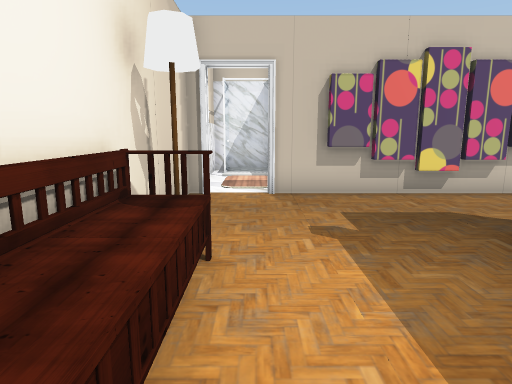
View 1 (above)

16 first-person views from a walk through a scene from a Unity 3-D project. The camera is 1.4 m above the floor, tilts 10° down and sees 75° across. Doors are open. The floor is counted in squares, 1 m on a side. Each view is taken from the middle of a square. On the plan, view 1 faces up. The plan holds only what a view shows up to about 15 squares ahead; the rest is blank. The place goes on beyond the plan. Some surface patterns are stand-ins.

View 2
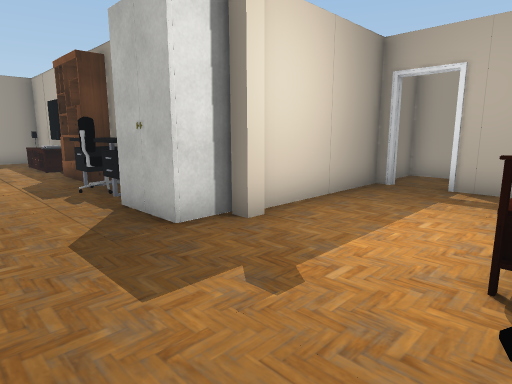

View 3
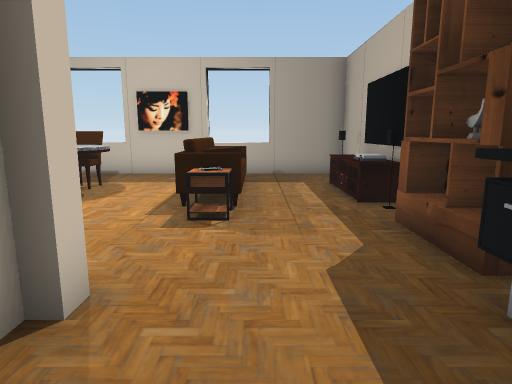

View 4
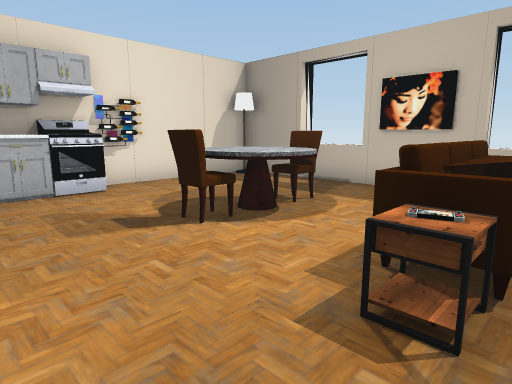

View 5
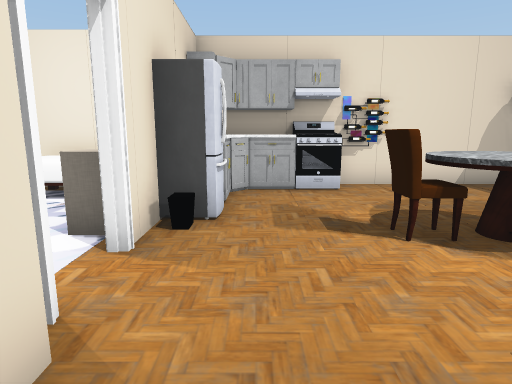

View 6
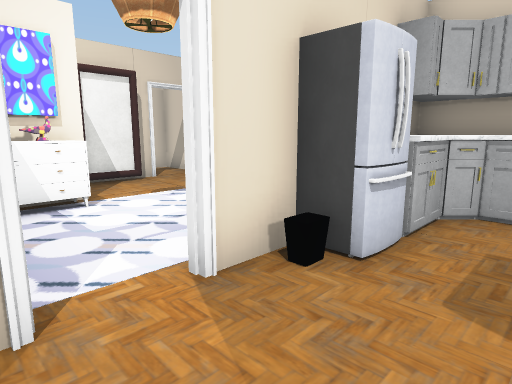

View 7
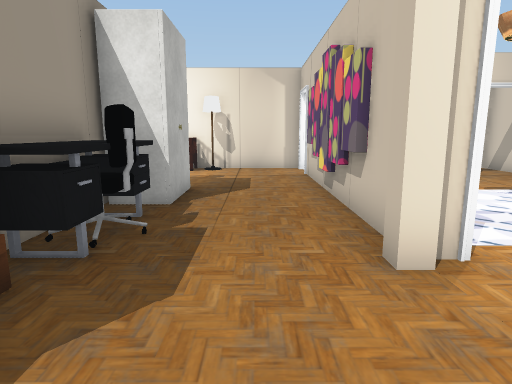

View 8
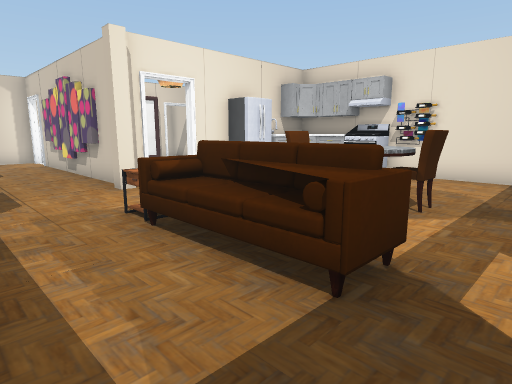

View 9
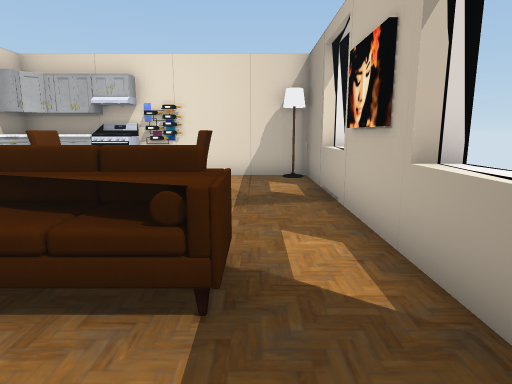

View 10
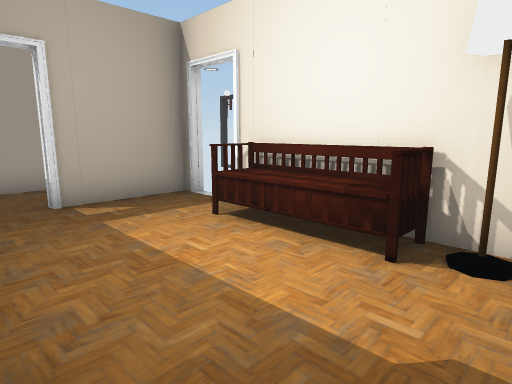

View 11
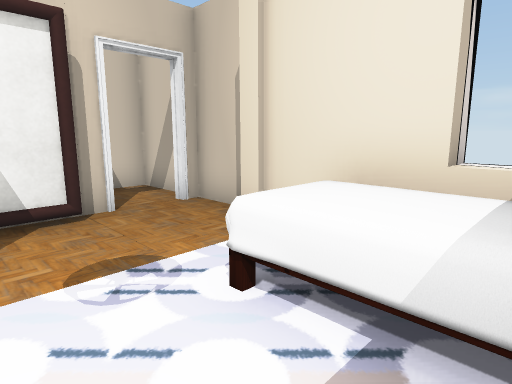

View 12
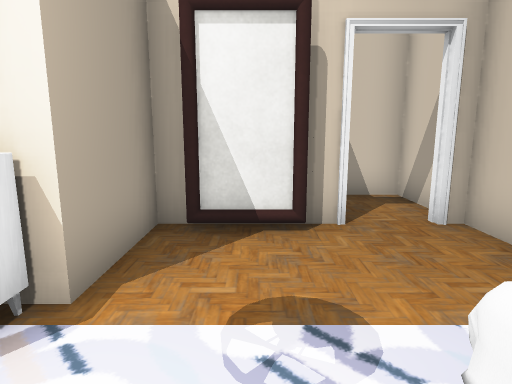

View 13
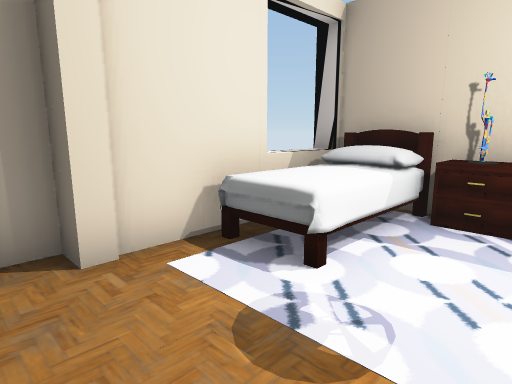

View 14
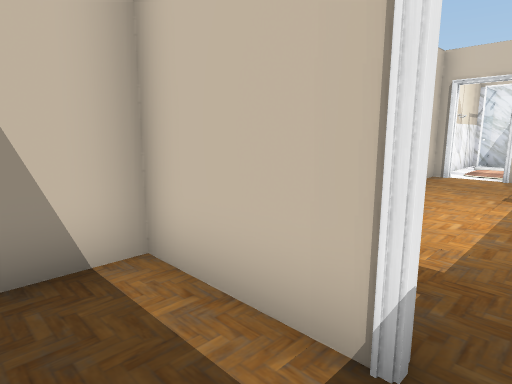

View 15
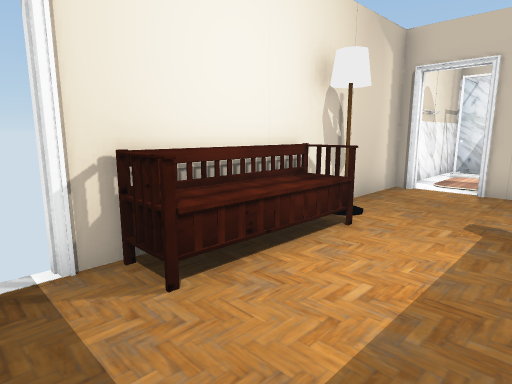

View 16
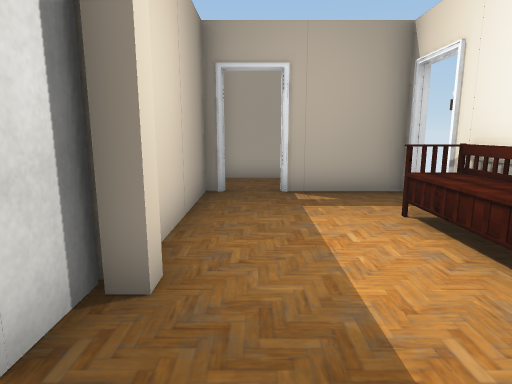

### Floor plan
Points are (right, up) in squares from view 1. A wall is a line through its corners. A room is listed if a view was taken in it or the views show most of it. See-through windows are left out.
Room 1 (views 1, 2, 3, 4, 5, 6, 7, 8, 9, 10, 11, 12, 13, 15, 16)
walls: (8.5, 8.5) (8.5, 7.8) (3.4, 7.8); (6.8, 7.6) (3.4, 7.6); (5.3, 3) (9.3, 3); (13, 3) (13.5, 3); (8.2, 14.4) (8.2, 15.4); (7.9, 14.7) (3.4, 14.7); (1.6, 7.8) (0.3, 7.8); (8.5, 15.4) (8.5, 14.4); (6, 15.4) (6, 14.6); (0.9, 11) (0.9, 10.5) (2.6, 10.5); (16.4, 3) (17.7, 3) (17.7, 15.3) (13.4, 15.3); (18.4, 7.8) (17.6, 7.8); (0.5, 12.8) (-1.6, 12.8) (-1.6, 9.3); (2.5, 15.3) (1.1, 15.3); (0.9, 13.5) (0.9, 12.8); (-1, 7.8) (-1.6, 7.8) (-1.6, -0.2); (18.4, 12.8) (17.6, 12.8); (3.2, -2) (3.2, 2.6); (-1.6, -2) (1.4, -2)
ways out: open door at (2, -2) to room 2; open door at (1, 14) to room 3; gap at (-1.7, -0.7)
objects: other object (-1, 1) to (-1, 3); other object (-1, 4); other object (1, 12); other object (3, 3); other object (3, 15); other object (4, 4) to (5, 4); other object (4, 9) to (4, 10); other object (5, 13) to (8, 14); other object (6, 4); other object (7, 4) to (8, 4); other object (7, 12); other object (8, 10) to (8, 11); other object (8, 12); other object (8, 13); other object (9, 3) to (11, 4); other object (9, 8); other object (9, 11) to (9, 12); other object (9, 13) to (10, 15); other object (11, 7) to (12, 7); other object (11, 14) to (12, 15); other object (12, 3); other object (12, 10) to (12, 11); other object (13, 4) to (14, 4); other object (13, 6) to (16, 7); other object (13, 9) to (14, 11); other object (13, 15); other object (14, 3) to (15, 3); other object (15, 4); other object (15, 10) to (15, 11); other object (16, 3); other object (17, 15)
Room 2 (view 14)
walls: (1.4, -2.2) (-1.6, -2.2); (0.9, -4.5) (3.2, -4.5) (3.2, -3.4); (-1.6, -1.5) (-1.6, -3.7)
ways out: open door at (2, -2) to room 1
Room 3 (no view inside)
walls: (1.1, 15.3) (-1.6, 15.3) (-1.6, 14)
ways out: open door at (1, 14) to room 1

Positions as (right, up) in squares from view 1, and headings:
1: (0, 0), facing up
2: (-1, 7), facing down-right
3: (6, 6), facing right
4: (9, 6), facing up-right
5: (10, 6), facing up
6: (11, 8), facing up-left
7: (12, 6), facing left
8: (17, 4), facing up-left
9: (16, 4), facing up
10: (3, 5), facing down-left
11: (7, 11), facing up-left
12: (6, 12), facing left
13: (2, 11), facing up-right
14: (2, -4), facing up-left
15: (2, -1), facing up-left
16: (2, 6), facing down
